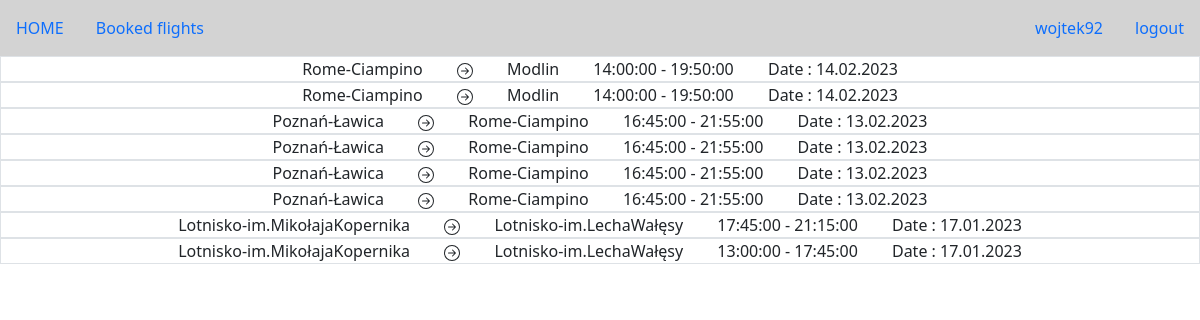
The page /bought (signed in) on the database its author committed.
### tables this page shows
CREATE TABLE airport (id INTEGER PRIMARY KEY, city varchar(250) NOT NULL, name varchar(250) NOT NULL);

CREATE TABLE "flight" (
	"id"	INTEGER,
	"departure_id"	INTEGER NOT NULL,
	"arrival_id"	INTEGER NOT NULL,
	"date"	date NOT NULL,
	"hour_start"	time NOT NULL,
	"hour_landing"	time NOT NULL,
	"price"	REAL,
	PRIMARY KEY("id")
);

### app.py (the view)
@app.route("/bought")
def bought():
    booked_flights = []
    booked_flights_id_cursor = db.execute("SELECT flight_id FROM booked WHERE user_id=?",(session["id"],))
    con.commit()
    booked_flights_id = booked_flights_id_cursor.fetchall()
    for booked_flight_id in booked_flights_id:
        booked_flight_cursor = db.execute("SELECT * FROM flight WHERE id = ?",booked_flight_id)
        con.commit()
        booked_flight = booked_flight_cursor.fetchone()
        departure_cursor = db.execute("SELECT name FROM airport WHERE id = ?",(booked_flight[1],))
        con.commit()
        departure = departure_cursor.fetchone()
        departure = departure[0]
        arrival_cursor = db.execute("SELECT name FROM airport WHERE id = ?",(booked_flight[2],))
        con.commit()
        arrival = arrival_cursor.fetchone()
        arrival = arrival[0]
        date_cursor = db.execute("SELECT date FROM flight WHERE id = ?",booked_flight_id)
        date_of_flight = date_cursor.fetchone()
        date_of_flight = date_of_flight[0]
        flight = (departure,arrival,booked_flight[3],booked_flight[4],booked_flight[5],date_of_flight)
        booked_flights.append(flight)
    return render_template("bought.html",booked_flights=booked_flights)

### templates/bought.html (shortened to what this page needs)
{% extends "layout.html" %}
{% block content %}
{%for flight in booked_flights%}
<div class ="border">
    <div>
        <span class = "start">
            {{flight[0]}}
        </span>
        <span>
        </span>
        <span class="finish">
            {{flight[1]}}
        </span>
        <span class="finish">{{flight[3]}} - {{flight[4]}}</span>
        <span class="finish">Date : {{flight[5]}}</span>
    </div>
</div>
{%endfor%}
{% endblock %}

### templates/layout.html (shortened to what this page needs)
<!doctype html>
<html lang="en">
  <head>
    <link rel="stylesheet" href="/static/style.css">
    <link href="https://cdn.jsdelivr.net/npm/bootstrap@5.2.0/dist/css/bootstrap.min.css" rel="stylesheet">
  </head>
  <body class = "text-center">
    <nav class="navbar navbar-default">
      <div>
        <ul class="nav">
          {% if not session.name %}
          <li class="nav-item">
            <a class="nav-link active" aria-current="page" href="/">HOME</a>
          </li>
          {% else %}
          <li class="nav-item">
            <a class="nav-link active" aria-current="page" href="/">HOME</a>
          </li>
          <li class="nav-item">
            <a class="nav-link active" aria-current="page" href="/bought">Booked flights</a>
          </li>
          {% endif %}
        </ul>
      </div>
      <div>
        <ul class="nav justify-content-end">
          {% if not session.name %}
          <li class="nav-item" my-2 my-sm-0>
            <a class="nav-link" href="/login">Log in</a>
          </li>
          <li class="nav-item" my-2 my-sm-0>
            <a class="nav-link" href="/register">Register</a>
          </li>
          {% else %}
          <li class="nav-item" me-auto my-2 my-sm-0>
            <a class="nav-link" href="/profil">{{ session.name }}</a>
          </li>
          <li class="nav-item" me-auto my-2 my-sm-0>
            <a class="nav-link" href="/logout">logout</a>
          </li>
          {% endif %}
        </ul>
      </div>
    </nav>
   {% block content %}{% endblock %}
  </body>
</html>

### static/style.css (style rules this page uses)
.navbar.navbar-default { background-color: lightgrey; }
.start { margin-right: 30px; }
.finish { margin-left: 30px; }

### rows shown on the page
airport: name "Rome-Ciampino" "Rome-Ciampino", name "Rome-Ciampino" "Rome-Ciampino" "Rome-Ciampino" "Rome-Ciampino"
airport: name "Modlin" "Modlin"
flight: hour_start "14:00:00" "14:00:00", hour_landing "19:50:00" "19:50:00", date "14.02.2023" "14.02.2023"
airport: name "Poznań-Ławica" "Poznań-Ławica" "Poznań-Ławica" "Poznań-Ławica"
flight: hour_start "16:45:00" "16:45:00" "16:45:00" "16:45:00", hour_landing "21:55:00" "21:55:00" "21:55:00" "21:55:00", date "13.02.2023" "13.02.2023" "13.02.2023" "13.02.2023"
airport: name "Lotnisko-im.MikołajaKopernika" "Lotnisko-im.MikołajaKopernika"
airport: name "Lotnisko-im.LechaWałęsy" "Lotnisko-im.LechaWałęsy"
flight: hour_start "17:45:00", hour_landing "21:15:00", date "17.01.2023"
flight: hour_start "13:00:00", hour_landing "17:45:00", date "17.01.2023"

### other values the page prints
{{ session.name }} "wojtek92"
